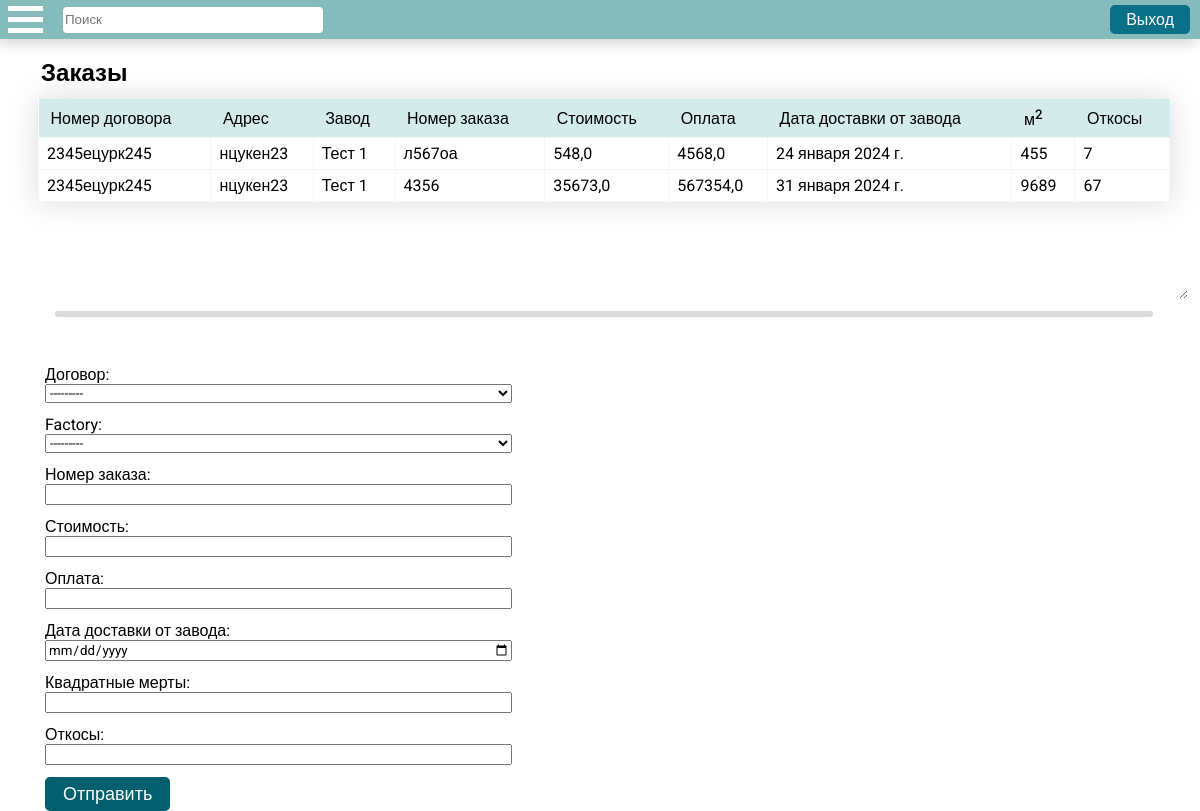
The app's page /forms/orders (signed in), older data.
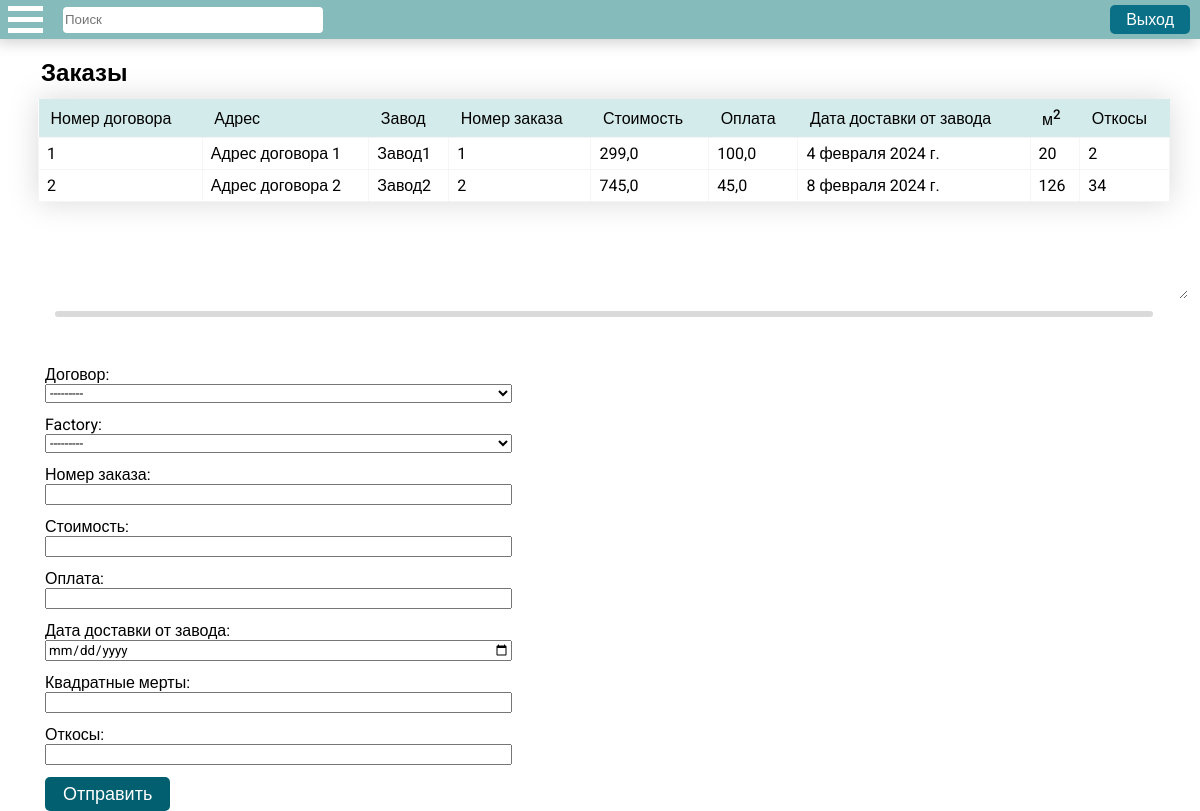
The same page, newer data.
### apps/main_forms/models.py (models this page shows)
class Orders(models.Model):
    contract = models.OneToOneField(Contracts, on_delete=models.CASCADE, related_name='order')
    factory = models.CharField(max_length=255, verbose_name='Завод')                        # Завод.
    order_number = models.CharField(max_length=255, verbose_name='Номер заказа')            # Номер заказа.
    price = models.FloatField(verbose_name='Стоимость')                                     # Стоимость.
    payment = models.FloatField(verbose_name='Оплата')                                      # Оплата.
    delivery_date = models.DateField(verbose_name='Дата доставки от завода')                # Дата доставки от завода.
    square_meters = models.CharField(max_length=255, verbose_name='Квадратные мерты')       # м2.
    slopes = models.CharField(max_length=255, verbose_name='Откосы')                        # Откосы.
    objects = models.Manager()

class Contracts(models.Model):
    customer = models.ForeignKey(Customers, on_delete=models.CASCADE)
    contract_number = models.CharField(max_length=255, verbose_name='Номер договора')       # Номер договора.
    address = models.CharField(max_length=255, verbose_name='Адрес')                        # Адрес
    price = models.FloatField(verbose_name='Цена')                                          # Цена.
    prepayment = models.FloatField(verbose_name='Предоплата')                               # Предоплата.
    debt = models.FloatField(verbose_name='Долг')                                           # Долг.
    delivery_date_by_contract = models.DateField(verbose_name='Дата доставки по договору')  # Дата доставки по договору.
    objects = models.Manager()
    def __str__(self):
        return self.contract_number

### apps/main_forms/views.py (the view)
# urls.py: path("forms/orders", views.create_order, name="create_order"),
def create_order(request):
    table_data = Orders.objects.all()
    return create_entity(request, table_data, OrdersForm, "main_forms/orders.html", ("orders", "Заказы"))

### apps/main_forms/models.py (called while the page is built)
    def __str__(self):
        return self.factory

### apps/main_forms/views.py (called while the page is built)
@login_required(login_url='/users/login/')
def create_entity(request, table_data, form_class, template_name, this_page):
    register_url = reverse('users:register')
    login_url = reverse('users:login')
    logout_url = reverse('users:logout')
    if request.method == 'POST':
        form = form_class(request.POST)
        if form.is_valid():
            task = form.save(commit=False)
            task.save()
    else:
        form = form_class
    context = {
        'table_data': table_data,
        "form": form,
        "this_page": this_page[0],
        "page_label": this_page[1],
        'register_url': register_url,
        'login_url': login_url,
        'logout_url': logout_url,
    }
    return render(request, template_name, context=context)

### apps/main_forms/templates/main_forms/orders.html (shortened to what this page needs)
{% extends "main_forms/base.html" %}
{% block form_block %}
<div class="table-container">
  <table>
    <thead>
      <tr>
        <th>Номер договора</th>
        <th>Адрес</th>
        <th>Завод</th>
        <th>Номер заказа</th>
        <th>Стоимость</th>
        <th>Оплата</th>
        <th>Дата доставки от завода</th>
        <th>м<sup>2</sup></th>
        <th>Откосы</th>
      </tr>
    </thead>
    <tbody>
      {% for row in table_data %}
      <tr>
        <td>{{ row.contract.contract_number }}</td>
        <td>{{ row.contract.address }}</td>
        <td>{{ row.factory }}</td>
        <td>{{ row.order_number }}</td>
        <td>{{ row.price }}</td>
        <td>{{ row.payment }}</td>
        <td>{{ row.delivery_date }}</td>
        <td>{{ row.square_meters }}</td>
        <td>{{ row.slopes }}</td>
      </tr>
      {% endfor %}
    </tbody>
  </table>
</div>
<div class="resize-handle"></div>
{% if user.is_superuser %}
<form action="{% url 'create_order' %}" method="post">
  {{ form.as_div }}
  <button class="sumbit-button" type="submit" name="submit">Отправить</button>
</form>
{% endif %}
{% endblock %}

Row changes from the older to the newer data that the page shows:
removed Orders: contract.contract_number "2345ецурк245", contract.address "нцукен23", factory "Тест 1", order_number "л567оа", price "548,0", payment "4568,0", delivery_date "24 января 2024 г.", square_meters "455", slopes "7"
removed Orders: contract.contract_number "2345ецурк245", contract.address "нцукен23", factory "Тест 1", order_number "4356", price "35673,0", payment "567354,0", delivery_date "31 января 2024 г.", square_meters "9689", slopes "67"
added Orders: contract.contract_number "1", contract.address "Адрес договора 1", factory "Завод1", order_number "1", price "299,0", payment "100,0", delivery_date "4 февраля 2024 г.", square_meters "20", slopes "2"
added Orders: contract.contract_number "2", contract.address "Адрес договора 2", factory "Завод2", order_number "2", price "745,0", payment "45,0", delivery_date "8 февраля 2024 г.", square_meters "126", slopes "34"
